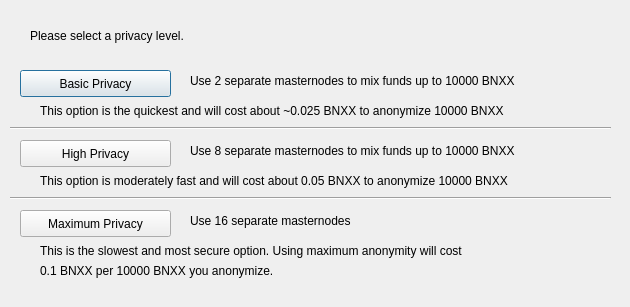
<?xml version="1.0" encoding="UTF-8"?>
<ui version="4.0">
 <class>ObfuscationConfig</class>
 <widget class="QDialog" name="ObfuscationConfig">
  <property name="geometry">
   <rect>
    <x>0</x>
    <y>0</y>
    <width>630</width>
    <height>307</height>
   </rect>
  </property>
  <property name="windowTitle">
   <string>Configure Obfuscation</string>
  </property>
  <widget class="QPushButton" name="buttonBasic">
   <property name="geometry">
    <rect>
     <x>20</x>
     <y>70</y>
     <width>151</width>
     <height>27</height>
    </rect>
   </property>
   <property name="text">
    <string>Basic Privacy</string>
   </property>
  </widget>
  <widget class="QPushButton" name="buttonHigh">
   <property name="geometry">
    <rect>
     <x>20</x>
     <y>140</y>
     <width>151</width>
     <height>27</height>
    </rect>
   </property>
   <property name="text">
    <string>High Privacy</string>
   </property>
  </widget>
  <widget class="QPushButton" name="buttonMax">
   <property name="geometry">
    <rect>
     <x>20</x>
     <y>210</y>
     <width>151</width>
     <height>27</height>
    </rect>
   </property>
   <property name="text">
    <string>Maximum Privacy</string>
   </property>
  </widget>
  <widget class="QLabel" name="label">
   <property name="geometry">
    <rect>
     <x>30</x>
     <y>20</y>
     <width>571</width>
     <height>31</height>
    </rect>
   </property>
   <property name="text">
    <string>Please select a privacy level.</string>
   </property>
  </widget>
  <widget class="QLabel" name="label_2">
   <property name="geometry">
    <rect>
     <x>190</x>
     <y>70</y>
     <width>421</width>
     <height>21</height>
    </rect>
   </property>
   <property name="text">
    <string>Use 2 separate masternodes to mix funds up to 10000 BNXX</string>
   </property>
  </widget>
  <widget class="QLabel" name="label_3">
   <property name="geometry">
    <rect>
     <x>190</x>
     <y>140</y>
     <width>411</width>
     <height>21</height>
    </rect>
   </property>
   <property name="text">
    <string>Use 8 separate masternodes to mix funds up to 10000 BNXX</string>
   </property>
  </widget>
  <widget class="QLabel" name="label_4">
   <property name="geometry">
    <rect>
     <x>190</x>
     <y>210</y>
     <width>421</width>
     <height>21</height>
    </rect>
   </property>
   <property name="text">
    <string>Use 16 separate masternodes</string>
   </property>
  </widget>
  <widget class="QLabel" name="label_6">
   <property name="geometry">
    <rect>
     <x>40</x>
     <y>100</y>
     <width>561</width>
     <height>21</height>
    </rect>
   </property>
   <property name="text">
    <string>This option is the quickest and will cost about ~0.025 BNXX to anonymize 10000 BNXX</string>
   </property>
  </widget>
  <widget class="QLabel" name="label_7">
   <property name="geometry">
    <rect>
     <x>40</x>
     <y>170</y>
     <width>561</width>
     <height>21</height>
    </rect>
   </property>
   <property name="text">
    <string>This option is moderately fast and will cost about 0.05 BNXX to anonymize 10000 BNXX</string>
   </property>
  </widget>
  <widget class="QLabel" name="label_8">
   <property name="geometry">
    <rect>
     <x>40</x>
     <y>240</y>
     <width>561</width>
     <height>21</height>
    </rect>
   </property>
   <property name="text">
    <string>This is the slowest and most secure option. Using maximum anonymity will cost</string>
   </property>
  </widget>
  <widget class="QLabel" name="label_9">
   <property name="geometry">
    <rect>
     <x>40</x>
     <y>260</y>
     <width>561</width>
     <height>21</height>
    </rect>
   </property>
   <property name="text">
    <string>0.1 BNXX per 10000 BNXX you anonymize.</string>
   </property>
  </widget>
  <widget class="Line" name="line">
   <property name="geometry">
    <rect>
     <x>10</x>
     <y>120</y>
     <width>601</width>
     <height>16</height>
    </rect>
   </property>
   <property name="orientation">
    <enum>Qt::Horizontal</enum>
   </property>
  </widget>
  <widget class="Line" name="line_2">
   <property name="geometry">
    <rect>
     <x>10</x>
     <y>190</y>
     <width>601</width>
     <height>16</height>
    </rect>
   </property>
   <property name="orientation">
    <enum>Qt::Horizontal</enum>
   </property>
  </widget>
 </widget>
 <resources/>
 <connections/>
</ui>
